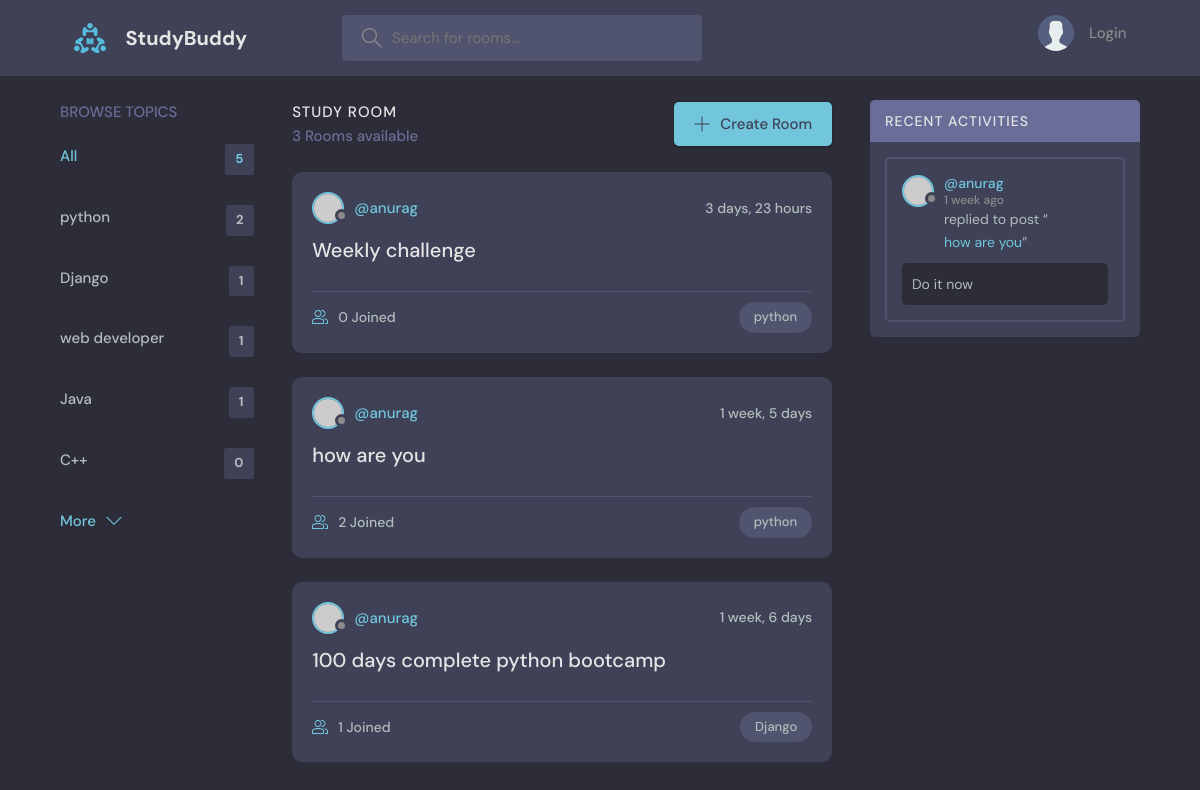
The page /?q=python on the database its author committed.
### base/models.py (models this page shows, shortened)
class Topic(models.Model):
    name=models.CharField(max_length=200)

class Room(models.Model):
    host=models.ForeignKey(User, on_delete=models.SET_NULL,null=True)
    topic=models.ForeignKey(Topic, on_delete=models.SET_NULL,null=True)
    name=models.CharField(max_length=200)
    description=models.TextField(null=True,blank=True)
    participants=models.ManyToManyField(User,related_name='participants',blank=True)
    updated=models.DateTimeField(auto_now=True)
    created=models.DateTimeField(auto_now_add=True)
    class Meta:
        ordering=['-updated','-created']
    def __str__(self):
        return(self.name)

class Message(models.Model):
    user=models.ForeignKey(User, on_delete=models.CASCADE)
    room=models.ForeignKey(Room, on_delete=models.CASCADE)
    body=models.TextField()
    updated=models.DateTimeField(auto_now=True)
    created=models.DateTimeField(auto_now_add=True)
    class Meta:
        ordering=['-updated','-created']

### base/views.py (the view)
# urls.py: 2. Add a URL to urlpatterns:  path('', views.home, name='home')
def home(request):
    q=request.GET.get('q') if request.GET.get('q') !=None else ''
    rooms=Room.objects.filter(
        Q(topic__name__icontains=q) |
        Q(name__icontains=q) |
        Q(description__icontains=q)
        )
    topics=Topic.objects.all()[0:5]
    room_count=rooms.count()
    room_messages=Message.objects.filter(Q(room__topic__name__icontains=q))
    context={'rooms':rooms, 'topics':topics,'room_count':room_count,'room_messages':room_messages}
    return render(request,'base/home.html',context)

### base/templates/base/home.html (shortened to what this page needs)
{%extends 'main.html'%}
  {%block content%}
    <main class="layout layout--3">
      <div class="container">
        {%include 'base/topics_componenet.html'%}
        <div class="roomList">
          <div class="roomList__header">
            <div>
              <h2>Study Room</h2>
              <p>{{room_count}} Rooms available</p>
            </div>
            <a class="btn btn--main" href="{%url 'create-room'%}">
              <svg version="1.1" xmlns="http://www.w3.org/2000/svg" width="32" height="32" viewBox="0 0 32 32">
                <title>add</title>
                <path
                  d="M16.943 0.943h-1.885v14.115h-14.115v1.885h14.115v14.115h1.885v-14.115h14.115v-1.885h-14.115v-14.115z"
                ></path>
              </svg>
              Create Room
            </a>
          </div>
          {%include 'base/feed_componenet.html'%}
        </div>
        {% include 'base/activity_component.html'%}
      </div>
    </main>
  {%endblock%}

### base/templates/base/topics_componenet.html
<div class="topics">
    <div class="topics__header">
      <h2>Browse Topics</h2>
    </div>
    <ul class="topics__list">
      <li>
        <a href="{%url 'Home'%}" class="active">All <span>{{topics.count}}</span></a>
      </li>
      {%for topic in topics%}
      <li>
        <a href="{% url 'Home' %}?q={{topic.name}}">{{topic.name}}<span>{{topic.room_set.all.count}}</span></a>
      </li>
      {%endfor%}
    </ul>
    <a class="btn btn--link" href="{%url 'topics'%}">
      More
      <svg version="1.1" xmlns="http://www.w3.org/2000/svg" width="32" height="32" viewBox="0 0 32 32">
        <title>chevron-down</title>
        <path d="M16 21l-13-13h-3l16 16 16-16h-3l-13 13z"></path>
      </svg>
    </a>
  </div>

### base/templates/base/feed_componenet.html (shortened to what this page needs)
{%for room in rooms%}
<div class="roomListRoom">
    <div class="roomListRoom__header">
      <a href="{%url 'user-profile' room.host.id%}" class="roomListRoom__author">
        <div class="avatar avatar--small">
          <img src="https://randomuser.me/api/portraits/women/11.jpg" />
        </div>
        <span>@{{room.host.username}}</span>
      </a>
      <div class="roomListRoom__actions">
        <span>{{room.created|timesince}}</span>
      </div>
    </div>
    <div class="roomListRoom__content">
      <a href="/room/{{room.id}}">{{room.name}}</a>
    </div>
    <div class="roomListRoom__meta">
      <a href="/room/{{room.id}}" class="roomListRoom__joined">
        {{room.participants.all.count}} Joined
      </a>
      <p class="roomListRoom__topic">{{room.topic.name}}</p>
    </div>
</div>
{%endfor%}

### base/templates/base/activity_component.html (shortened to what this page needs)
<div class="activities">
    <div class="activities__header">
      <h2>Recent Activities</h2>
    </div>
    {%for message in room_messages%}
    <div class="activities__box">
      <div class="activities__boxHeader roomListRoom__header">
        <a href="{%url 'user-profile' message.user.id%}" class="roomListRoom__author">
          <div class="avatar avatar--small">
            <img src="https://randomuser.me/api/portraits/women/11.jpg" />
          </div>
          <p>
            @{{message.user}}
            <span>{{message.created|timesince}} ago</span>
          </p>
        </a>
      </div>
      <div class="activities__boxContent">
        <p>replied to post “<a "{{message.room}}">{{message.room}}</a>”</p>
        <div class="activities__boxRoomContent">
             {{message.body}}
        </div>
      </div>
    </div>
    {%endfor%}
</div>

### rows shown on the page
Topic: name "python", room_set.all.count "2"
Topic: name "Django", room_set.all.count "1"
Topic: name "web developer", room_set.all.count "1"
Topic: name "Java", room_set.all.count "1"
Topic: name "C++", room_set.all.count "0"
Room: host.username "anurag", created "3 days, 23 hours", name "Weekly challenge", participants.all.count "0", topic.name "python"
Room: host.username "anurag", created "1 week, 5 days", name "how are you", participants.all.count "2", topic.name "python"
Room: host.username "anurag", created "1 week, 6 days", name "100 days complete python bootcamp", participants.all.count "1", topic.name "Django"
Message: user "anurag", created "1 week", room "how are you", body "Do it now"

### other values the page prints
{{ topics.count }} "5"
{{ room_count }} "3"
